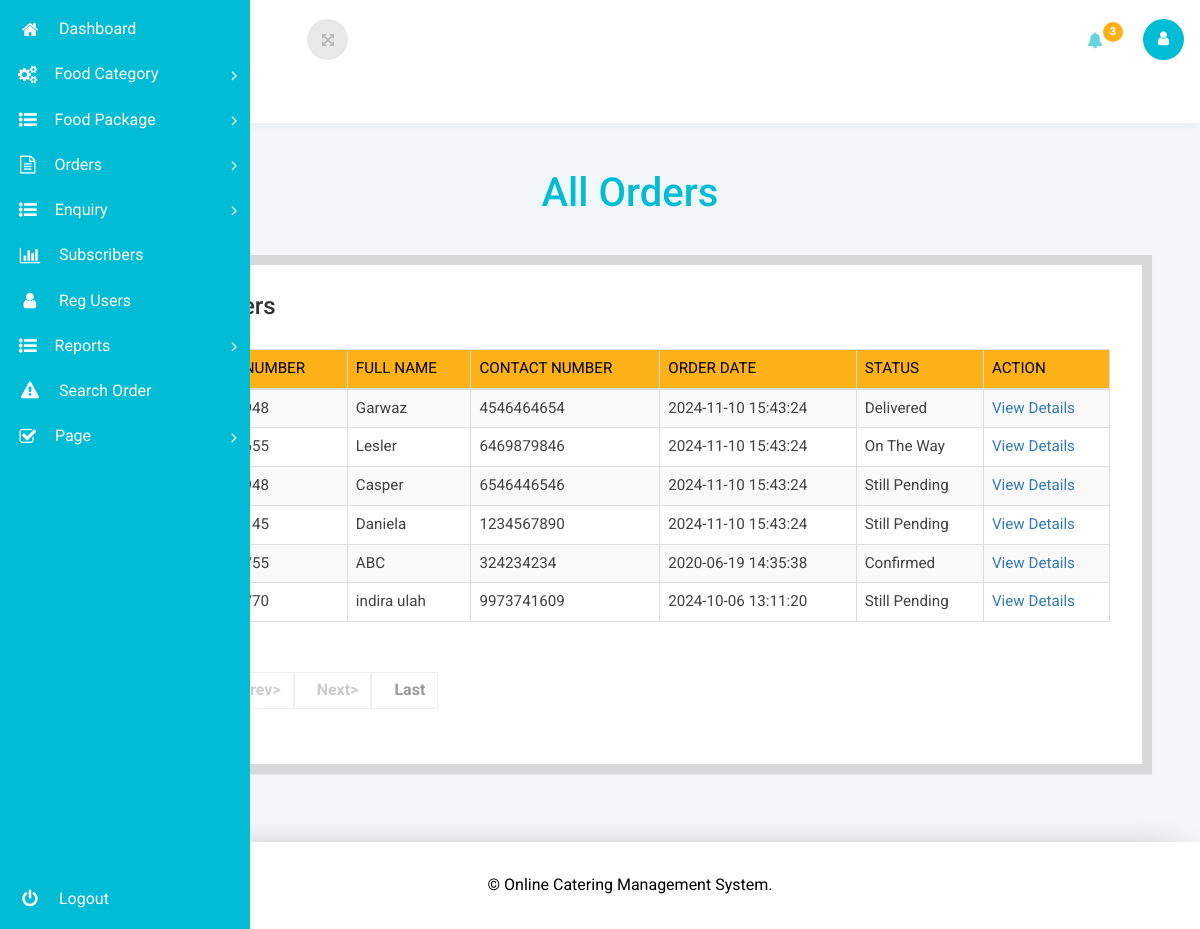
Page /ocms/admin/all-order.php (signed in) on the committed database.
### tables this page shows
CREATE TABLE `tblorder` (
  `ID` int(10) NOT NULL,
  `OrderNumber` int(10) DEFAULT NULL,
  `UserID` int(5) DEFAULT NULL,
  `FullName` varchar(200) DEFAULT NULL,
  `ContactNumber` bigint(10) DEFAULT NULL,
  `FlatNo` varchar(200) DEFAULT NULL,
  `StreetName` varchar(200) DEFAULT NULL,
  `Area` varchar(200) DEFAULT NULL,
  `Landmark` varchar(200) DEFAULT NULL,
  `City` varchar(200) DEFAULT NULL,
  `Zipcode` int(10) DEFAULT NULL,
  `State` varchar(200) DEFAULT NULL,
  `DeliveryDate` date DEFAULT NULL,
  `OrderDate` timestamp NOT NULL DEFAULT current_timestamp() ON UPDATE current_timestamp(),
  `Remark` varchar(200) DEFAULT NULL,
  `Status` varchar(200) DEFAULT NULL,
  `UpdationDate` timestamp NULL DEFAULT NULL ON UPDATE current_timestamp()
);

### ocms/admin/all-order.php (the view, shortened to what this page needs)
<?php
include('includes/dbconnection.php');
if (strlen($_SESSION['ocmsaid']==0)) {
  header('location:logout.php');
  } else{
  ?>
<!DOCTYPE html>
<head>
<link rel="stylesheet" href="css/bootstrap.css">
<link href="css/style.css" rel='stylesheet' type='text/css' />
<link rel="stylesheet" href="css/font.css" type="text/css"/>
<link href="css/font-awesome.css" rel="stylesheet">
<link rel="stylesheet" type="text/css" href="css/table-style.css" />
<link rel="stylesheet" type="text/css" href="css/basictable.css" />
</head>
<body class="dashboard-page">
<?php include_once('includes/sidebar.php');?>
	<section class="wrapper scrollable">
		<?php include_once('includes/header.php');?>
		<div class="main-grid">
			<div class="agile-grids">
				<div class="table-heading">
					<h2>All Orders</h2>
				</div>
				<div class="panel variations-panel">
					<div class="w3l-table-info">
					  <h3>New Orders</h3>
					    <table class="table table-bordered table-striped table-vcenter js-dataTable-full-pagination">
						<thead>
						  <tr>
							                   <th>#</th>
							                    <th>Order Number</th>
                                                <th>Full Name</th>
                                                <th>Contact Number</th>
                                                <th>Order Date</th>
                                                <th>Status</th>
                                                <th>Action</th>
						  </tr>
						</thead>
						<tbody>
							<?php
							 if (isset($_GET['pageno'])) {
            $pageno = $_GET['pageno'];
        } else {
            $pageno = 1;
        }
        $no_of_records_per_page =10;
        $offset = ($pageno-1) * $no_of_records_per_page;
        $ret = "SELECT ID FROM tblorder";
 $query1 = $dbh -> prepare($ret);
$query1->execute();
$total_rows=$query1->rowCount();
$total_pages = ceil($total_rows / $no_of_records_per_page);
$sql="SELECT * from tblorder LIMIT $offset, $no_of_records_per_page";
$query = $dbh -> prepare($sql);
$query->execute();
$results=$query->fetchAll(PDO::FETCH_OBJ);
$cnt=1;
if($query->rowCount() > 0)
{
foreach($results as $row)
{               ?>
						  <tr>
							<td><?php echo htmlentities($cnt);?></td>
							<td><?php  echo htmlentities($row->OrderNumber);?></td>
							<td><?php  echo htmlentities($row->FullName);?></td>
							<td><?php  echo htmlentities($row->ContactNumber);?></td>
							<td><?php  echo htmlentities($row->OrderDate);?></td>
							<td><?php $status=$row->Status;
if($status==''){
 echo "Still Pending";
} else{
echo $status;
}
                                                    ?>  </td>
							<td><a href="view-order-detail.php?viewid=<?php echo htmlentities ($row->OrderNumber);?>">View Details</a></td>
						  </tr>
						   <?php $cnt=$cnt+1;}} ?>
						</tbody>
					  </table>
					</div>
	<div align="left">
    <ul class="pagination" >
        <li><a href="?pageno=1"><strong>First></strong></a></li>
        <li class="<?php if($pageno <= 1){ echo 'disabled'; } ?>">
            <a href="<?php if($pageno <= 1){ echo '#'; } else { echo "?pageno=".($pageno - 1); } ?>"><strong style="padding-left: 10px">Prev></strong></a>
        </li>
        <li class="<?php if($pageno >= $total_pages){ echo 'disabled'; } ?>">
            <a href="<?php if($pageno >= $total_pages){ echo '#'; } else { echo "?pageno=".($pageno + 1); } ?>"><strong style="padding-left: 10px">Next></strong></a>
        </li>
        <li><a href="?pageno=<?php echo $total_pages; ?>"><strong style="padding-left: 10px">Last</strong></a></li>
    </ul>
</div>
				</div>
			</div>
		</div>
	<?php include_once('includes/footer.php');?>
	</section>
</body>
</html>
<?php }  ?>

### ocms/admin/includes/sidebar.php (shortened to what this page needs)
<nav class="main-menu">
    <ul>
        <li>
            <a href="dashboard.php">
                <i class="fa fa-home nav_icon"></i>
                <span class="nav-text">
                Dashboard
                </span>
            </a>
        </li>
        <li class="has-subnav">
            <a href="javascript:;">
            <i class="fa fa-cogs" aria-hidden="true"></i>
            <span class="nav-text">
                Food Category
            </span>
            <i class="icon-angle-right"></i><i class="icon-angle-down"></i>
            </a>
        </li>
        <li class="has-subnav">
            <a href="javascript:;">
                <i class="fa fa-list-ul" aria-hidden="true"></i>
                <span class="nav-text">Food Package</span>
                <i class="icon-angle-right"></i><i class="icon-angle-down"></i>
            </a>
        </li>
        <li class="has-subnav">
            <a href="javascript:;">
                <i class="fa fa-file-text-o nav_icon"></i>
                    <span class="nav-text">Orders</span>
                <i class="icon-angle-right"></i><i class="icon-angle-down"></i>
            </a>
        </li>
        <li class="has-subnav">
            <a href="javascript:;">
                <i class="fa fa-list-ul" aria-hidden="true"></i>
                <span class="nav-text">Enquiry</span>
                <i class="icon-angle-right"></i><i class="icon-angle-down"></i>
            </a>
        </li>
        <li>
            <a href="subscriber.php">
                <i class="fa fa-bar-chart nav_icon"></i>
                <span class="nav-text">
                    Subscribers
                </span>
            </a>
        </li>
        <li>
            <a href="reg-users.php">
                <i class="icon-user nav-icon"></i>
                <span class="nav-text">
                Reg Users
                </span>
            </a>
        </li>
        <li class="has-subnav">
            <a href="javascript:;">
                <i class="fa fa-list-ul" aria-hidden="true"></i>
                <span class="nav-text">Reports</span>
                <i class="icon-angle-right"></i><i class="icon-angle-down"></i>
            </a>
        </li>
        <li>
            <a href="search-order.php">
                <i class="fa fa-exclamation-triangle" aria-hidden="true"></i>
                <span class="nav-text">
                Search Order
                </span>
            </a>
        </li>
            <li class="has-subnav">
            <a href="javascript:;">
            <i class="fa fa-check-square-o nav_icon"></i>
            <span class="nav-text">
            Page
            </span>
            <i class="icon-angle-right"></i><i class="icon-angle-down"></i>
            </a>
        </li>
    </ul>
    <ul class="logout">
        <li>
        <a href="logout.php">
        <i class="icon-off nav-icon"></i>
        <span class="nav-text">
        Logout
        </span>
        </a>
        </li>
    </ul>
</nav>

### ocms/admin/includes/header.php (shortened to what this page needs)
<nav class="user-menu">
        </nav>
        <section class="title-bar">
            <div class="logo">
                <h1><a href="dashboard.php"><img src="images/logo.png" alt="" />BARCODE</a></h1>
            </div>
            <div class="full-screen">
                <section class="full-top">
                    <button id="toggle"><i class="fa fa-arrows-alt" aria-hidden="true"></i></button>
                </section>
            </div>
            <div class="header-right">
                <div class="profile_details_left">
                    <div class="header-right-left">
                        <ul class="nofitications-dropdown">
                                                     <?php
$sql="SELECT * from tblorder  where Status is null";
$query = $dbh -> prepare($sql);
$query->execute();
$totalorder=$query->rowCount();
  ?>
                            <li class="dropdown head-dpdn">
                                <a href="#" class="dropdown-toggle" data-toggle="dropdown" aria-expanded="false"><i class="fa fa-bell"></i><span class="badge blue"><?php echo $totalorder;?></span></a>
                            </li>
                            <div class="clearfix"> </div>
                        </ul>
                    </div>
                    <div class="profile_details">
                        <ul>
                            <li class="dropdown profile_details_drop">
                                <a href="#" class="dropdown-toggle" data-toggle="dropdown" aria-expanded="false">
                                    <div class="profile_img">
                                        <span class="prfil-img"><i class="fa fa-user" aria-hidden="true"></i></span>
                                    </div>
                                </a>
                            </li>
                        </ul>
                    </div>
                    <div class="clearfix"> </div>
                </div>
            </div>
            <div class="clearfix"> </div>
        </section>

### ocms/admin/includes/footer.php
<div class="footer">
            <p>© Online Catering Management System.</p>
        </div>

### ocms/admin/css/table-style.css (style rules this page uses)
table { background: white; border-collapse: collapse; margin: 1.25em 0 0; width: 100%; }
table tr, table th, table td { border: none; border-bottom: 1px solid #e8e8e8; font-size: .95em; }
table th, table td { padding: 10px 12px; text-align: left; }
table th { background: #fcb216; color: #000000; text-transform: uppercase; }
table tr td { background: #f3faff; color: #424242; }
table tr:nth-of-type(2n+2) td { background: #ffffff; }
table { width: 100%; }
.table { margin: 30px 0; border-collapse: collapse; border-spacing: 0; empty-cells: show; border: 1px solid #e0e0e0; }
.table td, .table th { border-left: 1px solid #e0e0e0; border-width: 0 0 0 1px; font-size: inherit; margin: 0; overflow: visible; padding: 0.5em 1em; font-weight: normal; }
.table td:first-child, .table th:first-child { border-left-width: 0; }
.table thead, .table tfoot { background-color: #f05050; color: #fff; text-align: left; vertical-align: bottom; }
.table thead td, .table tfoot td, .table thead th, .table tfoot th { border-color: #fff; }
.table td { background-color: transparent; }

### rows in the picture
tblorder: FullName "Garwaz", ContactNumber "4546464654", OrderDate "2024-11-10 15:43:24", Status "Delivered"
tblorder: FullName "Lesler", ContactNumber "6469879846", OrderDate "2024-11-10 15:43:24", Status "On The Way"
tblorder: FullName "Casper", ContactNumber "6546446546", OrderDate "2024-11-10 15:43:24", shows "Still Pending"
tblorder: FullName "Daniela", ContactNumber "1234567890", OrderDate "2024-11-10 15:43:24", shows "Still Pending"
tblorder: FullName "ABC", ContactNumber "324234234", OrderDate "2020-06-19 14:35:38", Status "Confirmed"
tblorder: FullName "indira ulah", ContactNumber "9973741609", OrderDate "2024-10-06 13:11:20", shows "Still Pending"

### other values in the picture
$totalorder "3"
